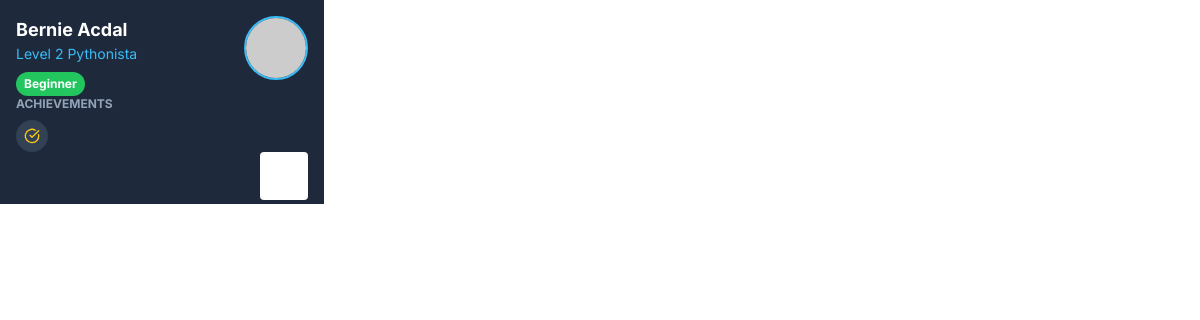
Before: /id_card/d2e6dd15-8a50-43af-a0e1-7f7027ab3a88 with the older database file.
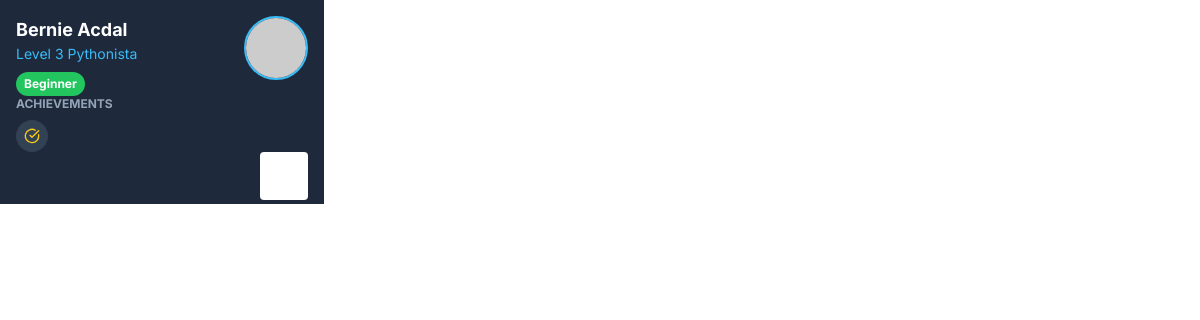
After: the same page with the newer database file.
### tables this page shows
CREATE TABLE users (
    id INTEGER PRIMARY KEY AUTOINCREMENT,
    username TEXT NOT NULL UNIQUE,
    password TEXT NOT NULL,
    student_code TEXT NOT NULL UNIQUE,
    first_name TEXT NOT NULL,
    last_name TEXT NOT NULL,
    middle_name TEXT,
    profile_image TEXT, -- Base64 image data
    is_admin INTEGER NOT NULL DEFAULT 0,
    level INTEGER NOT NULL DEFAULT 1,
    xp INTEGER NOT NULL DEFAULT 0
);

### app.py (the view)
@app.route('/id_card/<student_code>')
def id_card(student_code):
    conn = get_db_connection()
    user = conn.execute('SELECT * FROM users WHERE student_code = ?', (student_code,)).fetchone()
    if not user:
        return "User not found", 404
    proficiency_raw = conn.execute('SELECT * FROM student_topic_mastery WHERE user_id = ?', (user['id'],)).fetchall()
    total_xp = sum(topic['xp'] for topic in proficiency_raw)
    total_possible_xp = len(proficiency_raw) * XP_TO_LEVEL_UP if proficiency_raw else 0
    overall_percentage = (total_xp / total_possible_xp) * 100 if total_possible_xp > 0 else 0
    proficiency_level, proficiency_color_text, proficiency_color_bg = get_proficiency_level(overall_percentage)
    achievements = conn.execute('''
        SELECT a.name, a.icon FROM achievements a
        JOIN student_achievements sa ON a.id = sa.achievement_id
        WHERE sa.user_id = ?
    ''', (user['id'],)).fetchall()
    conn.close()
    return render_template('student/id_card.html',
                           user=user,
                           proficiency_level=proficiency_level,
                           proficiency_color_bg=proficiency_color_bg,
                           achievements=achievements)

### app.py (called while the page is built)
def get_db_connection():
    conn = sqlite3.connect('pypath.db', check_same_thread=False, detect_types=sqlite3.PARSE_DECLTYPES | sqlite3.PARSE_COLNAMES)
    conn.row_factory = sqlite3.Row
    return conn

def get_proficiency_level(percentage):
    if percentage >= 85: return "Proficient", "text-green-500", "bg-green-500"
    elif percentage >= 60: return "Intermediate", "text-yellow-500", "bg-yellow-500"
    else: return "Beginner", "text-red-500", "bg-red-500"

### templates/student/id_card.html (shortened to what this page needs)
<!DOCTYPE html>
<html lang="en">
<head>
    <script src="https://cdn.tailwindcss.com"></script>
</head>
<body class="bg-white">
    <div class="w-[3.375in] h-[2.125in] p-4 bg-slate-800 text-white flex flex-col justify-between">
        <div class="flex justify-between items-start">
            <div>
                <h1 class="text-lg font-bold">{{ user.first_name }} {{ user.last_name }}</h1>
                <p class="text-sky-400 text-sm">Level {{ user.level }} Pythonista</p>
                <div class="mt-2 px-2 py-1 bg-green-500 text-white text-xs font-bold rounded-full inline-block">
                    {{ proficiency_level }}
                </div>
            </div>
            <div class="flex-shrink-0">
                <img src="{{ user.profile_image or 'https://placehold.co/64x64/7dd3fc/0c4a6e?text=' + (user.first_name[0] if user.first_name else 'P') }}" alt="Profile Image" class="w-16 h-16 rounded-full border-2 border-sky-400 object-cover">
            </div>
        </div>
        <div>
            <h2 class="text-xs font-bold uppercase text-slate-400 mb-2">Achievements</h2>
            <div class="flex space-x-2">
                {% for achievement in achievements %}
                    <div class="w-8 h-8 bg-slate-700 rounded-full flex items-center justify-center" title="{{ achievement.name }}">
                        <i data-lucide="{{ achievement.icon }}" class="w-4 h-4 text-yellow-400"></i>
                    </div>
                {% else %}
                    <p class="text-xs text-slate-500">No badges earned yet.</p>
                {% endfor %}
            </div>
        </div>
        <div class="flex justify-end">
             <div id="qrcode" class="w-12 h-12 bg-white p-1 rounded"></div>
        </div>
    </div>
</body>
</html>

Changed rows visible on the page:
changed users "Bernie": level "2" → "3"
